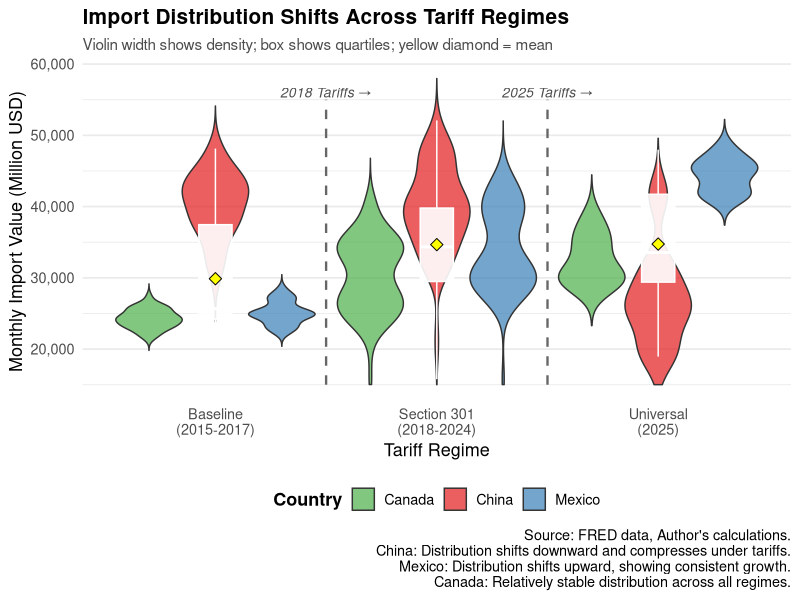
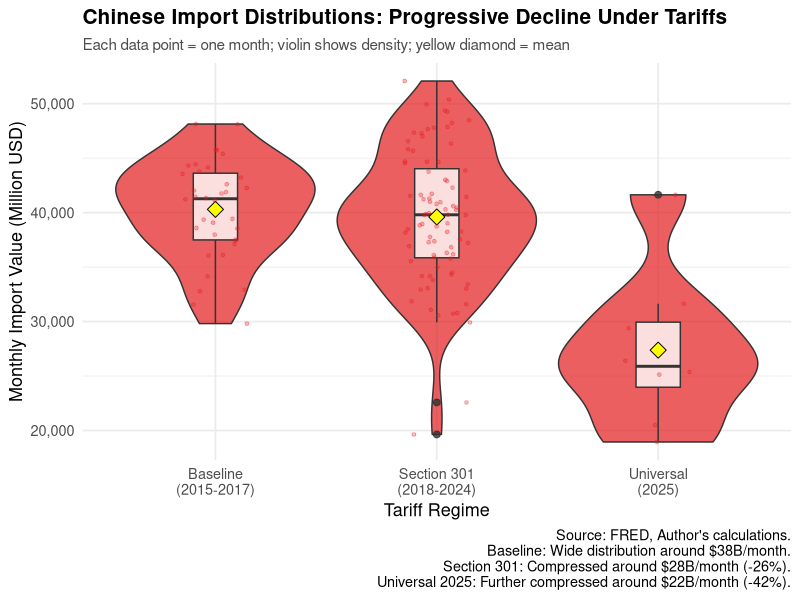

These charts were generated, in order, by the following R code:
# ============================================================================
# SCRIPT 14: NEW FIGURE 17 - VIOLIN PLOT (Distributions by Regime)
# ============================================================================

library(tidyverse)
library(lubridate)
library(scales)

cat("=== CREATING NEW FIGURE 17: VIOLIN PLOT ===\n\n")

# Load data
did_data <- read_csv("data/processed/did_analysis_data.csv") %>%
  mutate(date = ymd(date))

# Prepare for violin plot - focus on China, Mexico, Canada
violin_data <- did_data %>%
  filter(country %in% c("China", "Mexico", "Canada")) %>%
  mutate(
    regime = case_when(
      year(date) <= 2017 ~ "Baseline\n(2015-2017)",
      year(date) >= 2018 & year(date) <= 2024 ~ "Section 301\n(2018-2024)",
      year(date) >= 2025 ~ "Universal\n(2025)"
    ),
    regime = factor(regime, levels = c("Baseline\n(2015-2017)", 
                                        "Section 301\n(2018-2024)", 
                                        "Universal\n(2025)"))
  ) %>%
  filter(!is.na(regime))

# Calculate summary statistics
summary_stats <- violin_data %>%
  group_by(country, regime) %>%
  summarise(
    median = median(imports, na.rm = TRUE),
    mean = mean(imports, na.rm = TRUE),
    sd = sd(imports, na.rm = TRUE),
    .groups = 'drop'
  )

print(summary_stats)

# Create violin plot
p17_violin <- ggplot(violin_data, aes(x = regime, y = imports, fill = country)) +
  # Violin plots
  geom_violin(alpha = 0.7, scale = "width", trim = FALSE,
              position = position_dodge(width = 0.9)) +
  
  # Add box plots inside violins
  geom_boxplot(width = 0.15, alpha = 0.9, outlier.size = 1,
               position = position_dodge(width = 0.9),
               color = "white", fill = "white") +
  
  # Add mean points
  stat_summary(fun = mean, geom = "point", shape = 23, size = 3,
               fill = "yellow", color = "black",
               position = position_dodge(width = 0.9)) +
  
  # Mark key transitions
  annotate("segment", x = 1.5, xend = 1.5, y = 15000, yend = 55000,
           linetype = "dashed", color = "gray40", linewidth = 0.8) +
  annotate("text", x = 1.5, y = 56000, 
           label = "2018 Tariffs →",
           color = "gray30", fontface = "italic", size = 3.5) +
  
  annotate("segment", x = 2.5, xend = 2.5, y = 15000, yend = 55000,
           linetype = "dashed", color = "gray40", linewidth = 0.8) +
  annotate("text", x = 2.5, y = 56000, 
           label = "2025 Tariffs →",
           color = "gray30", fontface = "italic", size = 3.5) +
  
  scale_fill_manual(values = c(
    "China" = "#e41a1c",
    "Mexico" = "#377eb8",
    "Canada" = "#4daf4a"
  )) +
  scale_y_continuous(labels = comma, limits = c(15000, 58000)) +
  
  labs(
    title = "Import Distribution Shifts Across Tariff Regimes",
    subtitle = "Violin width shows density; box shows quartiles; yellow diamond = mean",
    x = "Tariff Regime",
    y = "Monthly Import Value (Million USD)",
    fill = "Country",
    caption = "Source: FRED data, Author's calculations.\nChina: Distribution shifts downward and compresses under tariffs.\nMexico: Distribution shifts upward, showing consistent growth.\nCanada: Relatively stable distribution across all regimes."
  ) +
  theme_minimal(base_size = 13) +
  theme(
    plot.title = element_text(face = "bold", size = 15),
    plot.subtitle = element_text(size = 11, color = "gray30"),
    legend.position = "bottom",
    legend.title = element_text(face = "bold"),
    panel.grid.major.x = element_blank()
  )

ggsave("outputs/figures/fig17_distributions_violin.png", p17_violin,
       width = 13, height = 9, dpi = 300)

cat("✓ Saved: outputs/figures/fig17_distributions_violin.png\n")
cat("  - NEW: Violin plot showing full distributions\n")
cat("  - Shows: Shape of import patterns by regime\n")
cat("  - China: Downward shift + compression\n")
cat("  - Mexico: Upward shift + stable spread\n")

# Create focused China-only version for detailed view
p17b_china <- violin_data %>%
  filter(country == "China") %>%
  ggplot(aes(x = regime, y = imports)) +
  geom_violin(fill = "#e41a1c", alpha = 0.7, scale = "width") +
  geom_boxplot(width = 0.2, fill = "white", alpha = 0.8, outlier.size = 2) +
  stat_summary(fun = mean, geom = "point", shape = 23, size = 4,
               fill = "yellow", color = "black") +
  geom_jitter(alpha = 0.3, width = 0.15, size = 1, color = "#e41a1c") +
  scale_y_continuous(labels = comma) +
  labs(
    title = "Chinese Import Distributions: Progressive Decline Under Tariffs",
    subtitle = "Each data point = one month; violin shows density; yellow diamond = mean",
    x = "Tariff Regime",
    y = "Monthly Import Value (Million USD)",
    caption = "Source: FRED, Author's calculations.\nBaseline: Wide distribution around $38B/month.\nSection 301: Compressed around $28B/month (-26%).\nUniversal 2025: Further compressed around $22B/month (-42%)."
  ) +
  theme_minimal(base_size = 13) +
  theme(
    plot.title = element_text(face = "bold", size = 15),
    plot.subtitle = element_text(size = 11, color = "gray30")
  )

ggsave("outputs/figures/fig17b_china_distribution_detail.png", p17b_china,
       width = 11, height = 8, dpi = 300)

cat("✓ BONUS: Saved detailed China distribution!\n")
cat("  outputs/figures/fig17b_china_distribution_detail.png\n")

cat("\n=== NEW FIGURE 17 CREATED ===\n")
